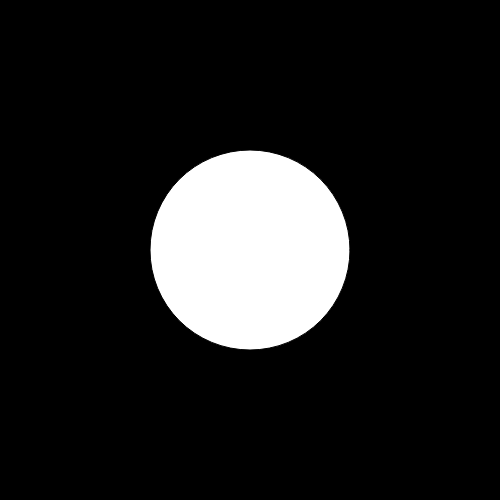
Frame 1 (no input)
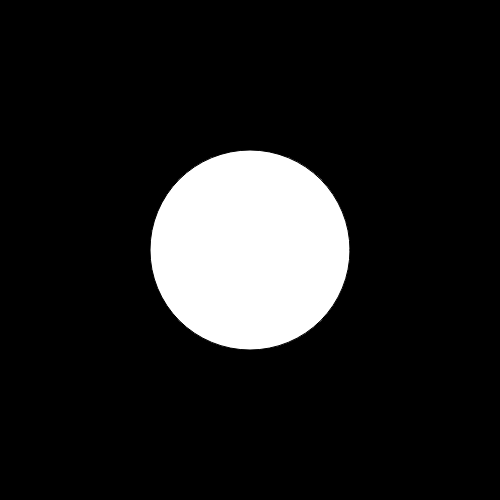
Frame 60 (no input)
Frame 120 (the mouse pressed at the canvas centre since frame 60): identical to frame 60, image omitted

The p5.js sketch that drew these frames (run headless with seeded random() and noise() and a simulated clock; from frame 60 on, the mouse is pressed at the canvas centre):

// p5.js sketch
// ── sketch.js
function setup() {
  createCanvas(500, 500); // canvas width/height
  background(0); // Make background black
}

function draw(){
  // Start - draw a white ellipse
  fill(255)
  ellipse(250, 250, 200, 200); // x, y, w, h
}
